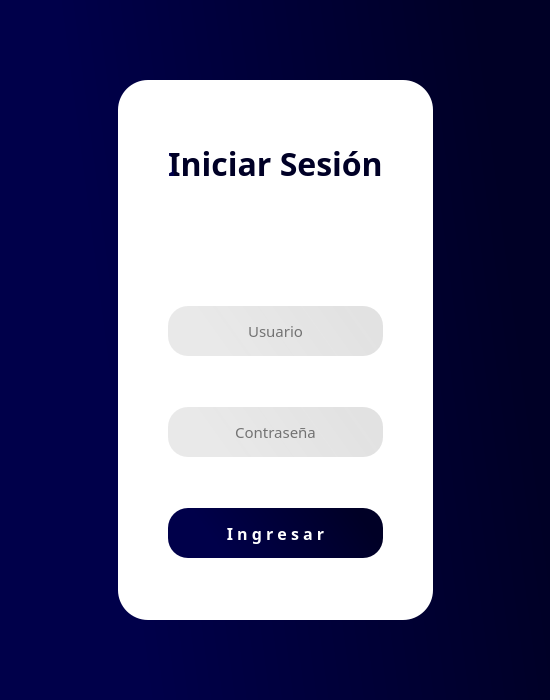
<?xml version="1.0" encoding="UTF-8"?>
<ui version="4.0">
 <class>Dialog</class>
 <widget class="QDialog" name="Dialog">
  <property name="geometry">
   <rect>
    <x>0</x>
    <y>0</y>
    <width>550</width>
    <height>700</height>
   </rect>
  </property>
  <property name="windowTitle">
   <string>Iniciar sesión</string>
  </property>
  <property name="windowIcon">
   <iconset>
    <normaloff>icons/book.png</normaloff>icons/book.png</iconset>
  </property>
  <property name="styleSheet">
   <string notr="true">background-color: qlineargradient(spread:pad, x1:1, y1:0.363, x2:0, y2:0.528864, stop:0.0696517 rgba(0, 0, 38, 255), stop:0.81592 rgba(0, 0, 74, 255));</string>
  </property>
  <layout class="QHBoxLayout" name="horizontalLayout">
   <property name="spacing">
    <number>0</number>
   </property>
   <property name="leftMargin">
    <number>0</number>
   </property>
   <property name="topMargin">
    <number>80</number>
   </property>
   <property name="rightMargin">
    <number>0</number>
   </property>
   <property name="bottomMargin">
    <number>80</number>
   </property>
   <item>
    <spacer name="horizontalSpacer">
     <property name="orientation">
      <enum>Qt::Horizontal</enum>
     </property>
     <property name="sizeHint" stdset="0">
      <size>
       <width>109</width>
       <height>20</height>
      </size>
     </property>
    </spacer>
   </item>
   <item>
    <widget class="QFrame" name="login">
     <property name="sizePolicy">
      <sizepolicy hsizetype="Preferred" vsizetype="Preferred">
       <horstretch>0</horstretch>
       <verstretch>0</verstretch>
      </sizepolicy>
     </property>
     <property name="autoFillBackground">
      <bool>false</bool>
     </property>
     <property name="styleSheet">
      <string notr="true">background-color: rgb(255, 255, 255);
border-radius: 30px;</string>
     </property>
     <property name="frameShape">
      <enum>QFrame::NoFrame</enum>
     </property>
     <property name="frameShadow">
      <enum>QFrame::Plain</enum>
     </property>
     <property name="lineWidth">
      <number>0</number>
     </property>
     <property name="midLineWidth">
      <number>0</number>
     </property>
     <layout class="QVBoxLayout" name="verticalLayout_2">
      <property name="spacing">
       <number>10</number>
      </property>
      <property name="leftMargin">
       <number>50</number>
      </property>
      <property name="topMargin">
       <number>20</number>
      </property>
      <property name="rightMargin">
       <number>50</number>
      </property>
      <property name="bottomMargin">
       <number>20</number>
      </property>
      <item>
       <widget class="QLabel" name="lblTitle">
        <property name="sizePolicy">
         <sizepolicy hsizetype="Preferred" vsizetype="Fixed">
          <horstretch>0</horstretch>
          <verstretch>0</verstretch>
         </sizepolicy>
        </property>
        <property name="font">
         <font>
          <family>Candara</family>
          <pointsize>24</pointsize>
          <weight>75</weight>
          <bold>true</bold>
         </font>
        </property>
        <property name="styleSheet">
         <string notr="true">color: qlineargradient(spread:pad, x1:1, y1:0.363, x2:0, y2:0.528864, stop:0.0696517 rgba(0, 0, 38, 255), stop:0.81592 rgba(0, 0, 74, 255));</string>
        </property>
        <property name="text">
         <string>Iniciar Sesión</string>
        </property>
        <property name="alignment">
         <set>Qt::AlignCenter</set>
        </property>
       </widget>
      </item>
      <item>
       <widget class="QLabel" name="lblMessage">
        <property name="sizePolicy">
         <sizepolicy hsizetype="Preferred" vsizetype="Fixed">
          <horstretch>0</horstretch>
          <verstretch>0</verstretch>
         </sizepolicy>
        </property>
        <property name="font">
         <font>
          <family>Candara</family>
          <pointsize>10</pointsize>
         </font>
        </property>
        <property name="styleSheet">
         <string notr="true">color: rgb(185, 0, 0);</string>
        </property>
        <property name="text">
         <string/>
        </property>
        <property name="alignment">
         <set>Qt::AlignCenter</set>
        </property>
       </widget>
      </item>
      <item>
       <widget class="QLineEdit" name="txtUser">
        <property name="maximumSize">
         <size>
          <width>16777215</width>
          <height>50</height>
         </size>
        </property>
        <property name="font">
         <font>
          <family>Candara</family>
          <pointsize>11</pointsize>
         </font>
        </property>
        <property name="styleSheet">
         <string notr="true">background-color: qlineargradient(spread:pad, x1:1, y1:0.363, x2:0, y2:0.528864, stop:0.0696517 rgba(184, 184, 184, 105), stop:0.81592 rgba(195, 195, 195, 94));
border-radius: 20px;
color: rgb(0, 0, 0);</string>
        </property>
        <property name="alignment">
         <set>Qt::AlignCenter</set>
        </property>
        <property name="placeholderText">
         <string>Usuario</string>
        </property>
       </widget>
      </item>
      <item>
       <widget class="QLineEdit" name="txtPass">
        <property name="enabled">
         <bool>true</bool>
        </property>
        <property name="sizePolicy">
         <sizepolicy hsizetype="Preferred" vsizetype="Preferred">
          <horstretch>0</horstretch>
          <verstretch>0</verstretch>
         </sizepolicy>
        </property>
        <property name="maximumSize">
         <size>
          <width>16777215</width>
          <height>50</height>
         </size>
        </property>
        <property name="font">
         <font>
          <family>Candara</family>
          <pointsize>11</pointsize>
          <weight>50</weight>
          <bold>false</bold>
         </font>
        </property>
        <property name="styleSheet">
         <string notr="true">background-color: qlineargradient(spread:pad, x1:1, y1:0.363, x2:0, y2:0.528864, stop:0.0696517 rgba(184, 184, 184, 105), stop:0.81592 rgba(195, 195, 195, 94));
border-radius: 20px;
color: rgb(0, 0, 0);</string>
        </property>
        <property name="echoMode">
         <enum>QLineEdit::Password</enum>
        </property>
        <property name="alignment">
         <set>Qt::AlignCenter</set>
        </property>
        <property name="placeholderText">
         <string>Contraseña</string>
        </property>
       </widget>
      </item>
      <item>
       <widget class="QPushButton" name="btnIniciar">
        <property name="sizePolicy">
         <sizepolicy hsizetype="Preferred" vsizetype="Preferred">
          <horstretch>0</horstretch>
          <verstretch>0</verstretch>
         </sizepolicy>
        </property>
        <property name="maximumSize">
         <size>
          <width>16777215</width>
          <height>50</height>
         </size>
        </property>
        <property name="baseSize">
         <size>
          <width>0</width>
          <height>0</height>
         </size>
        </property>
        <property name="font">
         <font>
          <family>Candara</family>
          <pointsize>12</pointsize>
          <weight>75</weight>
          <bold>true</bold>
         </font>
        </property>
        <property name="cursor">
         <cursorShape>PointingHandCursor</cursorShape>
        </property>
        <property name="autoFillBackground">
         <bool>false</bool>
        </property>
        <property name="styleSheet">
         <string notr="true">QPushButton#btnIniciar{
	background-color: qlineargradient(spread:pad, x1:1, y1:0.363, x2:0, y2:0.528864, stop:0.0696517 rgba(0, 0, 38, 255), stop:0.81592 rgba(0, 0, 74, 255));
	
	color: rgba(255, 255, 255);
	border-radius: 20px;
}

QPushButton#btnIniciar:hover{
	background-color: qlineargradient(spread:pad, x1:1, y1:0.363, x2:0, y2:0.528864, stop:0.0696517 rgba(150, 150, 150, 255), stop:0.81592 rgba(201, 201, 201, 255));
}

QPushButton#btnIniciar:pressed{
	background-color: rgb(173, 173, 173);
}</string>
        </property>
        <property name="text">
         <string>I n g r e s a r</string>
        </property>
        <property name="icon">
         <iconset>
          <normaloff>icons/login.svg</normaloff>icons/login.svg</iconset>
        </property>
       </widget>
      </item>
     </layout>
    </widget>
   </item>
   <item>
    <spacer name="horizontalSpacer_2">
     <property name="orientation">
      <enum>Qt::Horizontal</enum>
     </property>
     <property name="sizeHint" stdset="0">
      <size>
       <width>108</width>
       <height>20</height>
      </size>
     </property>
    </spacer>
   </item>
  </layout>
 </widget>
 <resources/>
 <connections/>
</ui>
